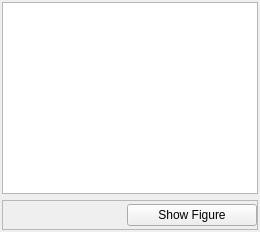
                <widget class="QWidget" name="tab_2">
                 <attribute name="title">
                  <string>Parser</string>
                 </attribute>
                 <layout class="QVBoxLayout" name="verticalLayout_10">
                  <property name="leftMargin">
                   <number>2</number>
                  </property>
                  <property name="topMargin">
                   <number>2</number>
                  </property>
                  <property name="rightMargin">
                   <number>2</number>
                  </property>
                  <property name="bottomMargin">
                   <number>2</number>
                  </property>
                  <item>
                   <widget class="QTextBrowser" name="TextOutput2">
                    <property name="font">
                     <font>
                      <family>Arial</family>
                      <pointsize>11</pointsize>
                     </font>
                    </property>
                   </widget>
                  </item>
                  <item>
                   <widget class="QFrame" name="frame_2">
                    <property name="minimumSize">
                     <size>
                      <width>0</width>
                      <height>30</height>
                     </size>
                    </property>
                    <property name="maximumSize">
                     <size>
                      <width>16777215</width>
                      <height>35</height>
                     </size>
                    </property>
                    <property name="styleSheet">
                     <string notr="true"/>
                    </property>
                    <property name="frameShape">
                     <enum>QFrame::Shape::StyledPanel</enum>
                    </property>
                    <property name="frameShadow">
                     <enum>QFrame::Shadow::Raised</enum>
                    </property>
                    <layout class="QHBoxLayout" name="horizontalLayout_7">
                     <property name="spacing">
                      <number>0</number>
                     </property>
                     <property name="leftMargin">
                      <number>0</number>
                     </property>
                     <property name="topMargin">
                      <number>0</number>
                     </property>
                     <property name="rightMargin">
                      <number>0</number>
                     </property>
                     <property name="bottomMargin">
                      <number>0</number>
                     </property>
                     <item>
                      <spacer name="horizontalSpacer_2">
                       <property name="orientation">
                        <enum>Qt::Orientation::Horizontal</enum>
                       </property>
                       <property name="sizeHint" stdset="0">
                        <size>
                         <width>40</width>
                         <height>20</height>
                        </size>
                       </property>
                      </spacer>
                     </item>
                     <item alignment="">
                      <widget class="QPushButton" name="FigureButton">
                       <property name="minimumSize">
                        <size>
                         <width>130</width>
                         <height>0</height>
                        </size>
                       </property>
                       <property name="maximumSize">
                        <size>
                         <width>130</width>
                         <height>16777215</height>
                        </size>
                       </property>
                       <property name="text">
                        <string>Show Figure</string>
                       </property>
                       <property name="icon">
                        <iconset resource="D:/MyStudy/college/Level4_1st/Compiler/Projects/ProjectGUI/resource.qrc">
                         <normaloff>:/icon/resources/eye.png</normaloff>:/icon/resources/eye.png</iconset>
                       </property>
                      </widget>
                     </item>
                    </layout>
                   </widget>
                  </item>
                 </layout>
                </widget>
